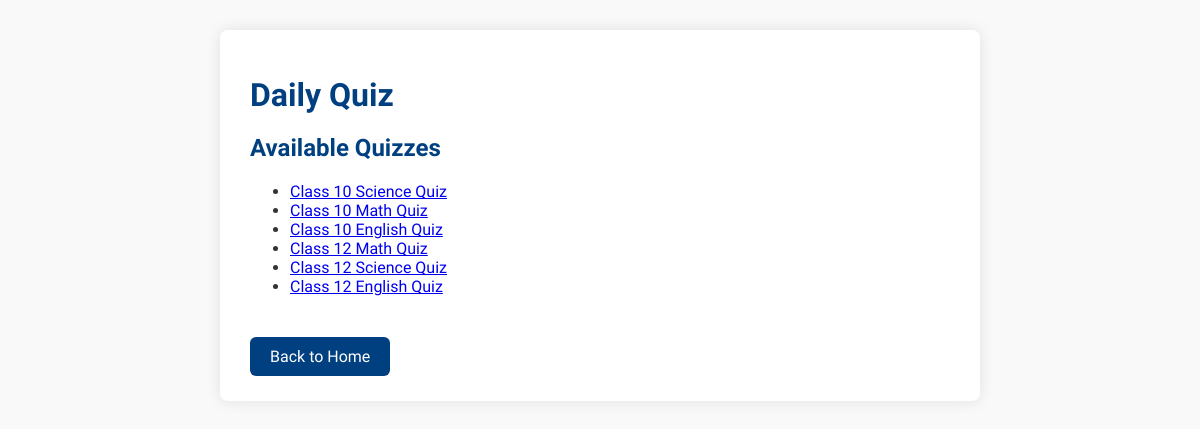
/quizzes/daily/ (signed in), run on the app's committed database.
### quizzes/models.py (models this page shows, shortened)
class Quiz(models.Model):
    title = models.CharField(max_length=200)
    date = models.DateField()
    description = models.TextField(blank=True)
    subject = models.CharField(max_length=100, blank=True, null=True)
    class_level = models.CharField(max_length=10, blank=True, null=True)
    duration = models.IntegerField(default=20)  # duration in minutes

### quizzes/views.py (the view)
# urls.py: path('daily/', views.daily_quiz_view, name='daily_quiz'),
@login_required
def daily_quiz_view(request):
    today = now().date()
    quiz = Quiz.objects.filter(date=today).first()
    quizzes = Quiz.objects.all()
    return render(request, 'quizzes/daily_quiz.html', {'quiz': quiz, 'quizzes': quizzes})

### templates/quizzes/daily_quiz.html (shortened to what this page needs)
<!DOCTYPE html>
<html lang="en">
<head>
    {% load static %}
    <link rel="stylesheet" href="{% static 'css/style.css' %}">
</head>
<body>
    <div class="container">
        <h1>Daily Quiz</h1>
        <h2>Available Quizzes</h2>
        <ul>
            {% for quiz in quizzes %}
                <li><a href="{% url 'quiz_detail' quiz.id %}">{{ quiz.title }}</a></li>
            {% endfor %}
        </ul>
	        <a href="{% url 'accounts:home' %}" class="back-home">Back to Home</a>
    </div>
</body>
</html>

### static/css/style.css (style rules this page uses)
body { font-family: 'Abolition', cursive; margin: 0; padding: 0; background-color: #f9f9f9; color: #333; animation: fadeInPage 1s ease forwards; }
.container { max-width: 960px; margin: 20px auto; padding: 0 15px; animation: fadeInPage 1s ease forwards; }
* { transition: all 0.3s ease; }

### templates/quizzes/daily_quiz.html (style rules this page uses)
body { background-color: #f9f9f9; font-family: 'Abolition', cursive; color: #333; margin: 0; padding: 0; }
.container { max-width: 700px; margin: 30px auto; background: white; padding: 25px 30px; border-radius: 8px; box-shadow: 0 0 15px rgba(0,0,0,0.1); }
h1, h2 { color: #004080; margin-bottom: 20px; }
.back-home { display: inline-block; margin-top: 25px; padding: 10px 20px; background-color: #004080; color: white; text-decoration: none; border-radius: 6px; transition: background-color 0.3s ease; }

### data on the page
Quiz: title "Class 10 Science Quiz"
Quiz: title "Class 10 Math Quiz"
Quiz: title "Class 10 English Quiz"
Quiz: title "Class 12 Math Quiz"
Quiz: title "Class 12 Science Quiz"
Quiz: title "Class 12 English Quiz"
